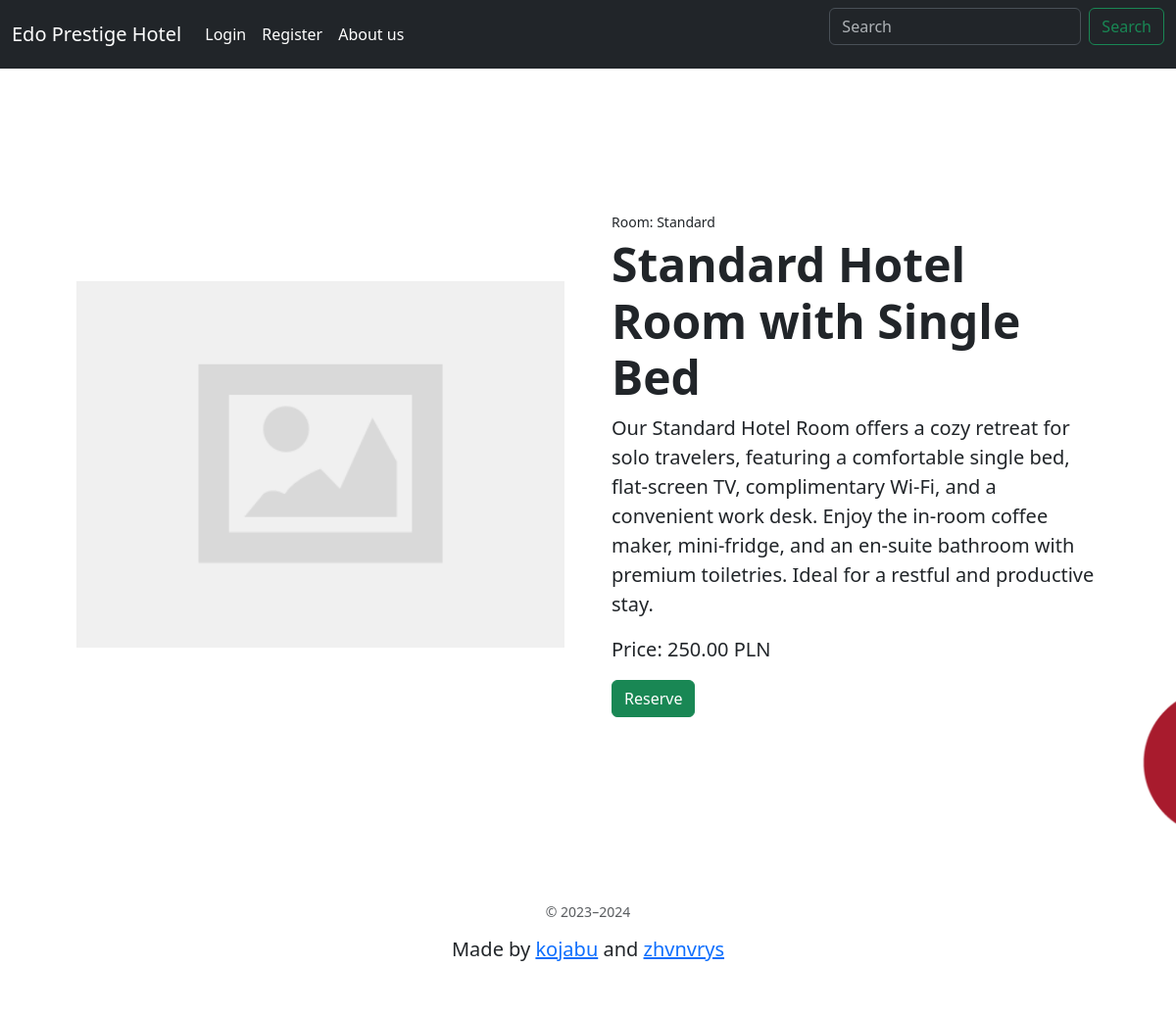
The page /room/1/ on the database its author committed.
### main/models.py (models this page shows, shortened)
class Room(models.Model):
    room_name = models.CharField(verbose_name='Room Name', max_length=100,default=False)
    room_number = models.CharField(verbose_name='Room Number',max_length=10, unique=True)
    room_type = models.ForeignKey(RoomType, on_delete=models.CASCADE)
    room_bed = models.ForeignKey(BedSize,on_delete=models.CASCADE)
    room_decription = models.TextField(verbose_name='Room Description', default=False)
    price = models.DecimalField(verbose_name='Room Price', max_digits=10, decimal_places=2)
    is_available = models.BooleanField(verbose_name='Room Status', default=True)
    photo = models.ImageField(verbose_name='Image of room', upload_to='photo/%Y/%m/%d/', default='/photo/2024/06/14/empty.png')

class RoomType(models.Model):
    name = models.CharField(verbose_name='Type of Room', max_length=100)
    def __str__(self):
        return self.name

### main/views.py (the view)
# urls.py: path('room/<int:room_id>/', views.detail, name='detail'),
def detail(request, room_id):
    try:
        room = Room.objects.get(id=room_id)
    except:
        return redirect('/')
    return render (request, 'main/detail.html', {'room': room})

### main/templates/main/detail.html (shortened to what this page needs)
<html lang="en" data-bs-theme="light"><head><script src="/docs/5.3/assets/js/color-modes.js"></script>
    {% load static %}
    {% block content %}
    <link rel="stylesheet" href="https://cdn.jsdelivr.net/npm/@docsearch/css@3">
<link href="/docs/5.3/dist/css/bootstrap.min.css" rel="stylesheet">
<link rel="stylesheet" href="https://cdn.jsdelivr.net/npm/bootstrap@5.3.2/dist/css/bootstrap.min.css">
    <link href="carousel.css" rel="stylesheet">
  </head>
  <body>
<header data-bs-theme="dark">
  <nav class="navbar navbar-expand-md navbar-dark fixed-top bg-dark">
    <div class="container-fluid">
      <a class="navbar-brand" href="{% url 'main:index' %}">Edo Prestige Hotel</a>
      <div class="collapse navbar-collapse" id="navbarCollapse">
        <ul class="navbar-nav me-auto mb-2 mb-md-0">
          {% if request.user.is_authenticated %}
          <li class="nav-item">
            <a class="nav-link active" href="{% url 'user_auth:profile' %}">Profile</a>
          </li>
          <li class="nav-item">
            <a class="nav-link active" href="{% url 'user_auth:logout' %}" >Logout</a>
          </li>
          {% else %}
          <li class="nav-item">
            <a class="nav-link active" href="{% url 'user_auth:login' %}">Login</a>
          </li>
          <li class="nav-item">
            <a class="nav-link active" href="{% url 'user_auth:register' %}">Register</a>
          </li>
          {% endif %}
          <li class="nav-item">
            <a class="nav-link active" aria-current="page" href="{% url 'main:about_us' %}">About us</a>
          </li>
        </ul>
        <form class="d-flex" role="search">
          <input class="form-control me-2" type="search" placeholder="Search" aria-label="Search">
          <button class="btn btn-outline-success" type="submit">Search</button>
        </form>
      </div>
    </div>
  </nav>
</header>
<main style="background-image: url({% static 'frame5.png' %}); background-size: cover;">
    <section class="py-5">
      <div class="container px-4 px-lg-5 my-5" style="padding-top: 10%;">
        <div class="row gx-4 gx-lg-5 align-items-center">
          <div class="col-md-6">
            <img class="card-img-top mb-5 mb-md-0" src="{{room.photo.url}}" alt="...">
          </div>
          <div class="col-md-6">
            <div class="small mb-1">Room: {{room.room_type}}</div>
            <h1 class="display-5 fw-bolder">{{room.room_name}}</h1>
            <p class="lead"><b>{{room.room_decription}}</b></p>
            <p class="lead"> <b>Price: {{room.price}} PLN</b></p>
            <a href="{% url 'main:make_reservation' room.id %}" class="btn btn-success">Reserve</a>
          </div>
        </div>
      </div>
    </section>
    <footer class="container py-5">
      <div class="row" style="text-align: center; padding-top: 4%;">
        <small class="d-block mb-3 text-body-secondary">&copy; 2023–2024</small>
        <h5>Made by <a href="https://github.com/kojabu">kojabu</a> and <a href="https://github.com/zhvnvrys">zhvnvrys</a></h5>
      </div>
  </footer>
  </main>
{% endblock %}

### rows shown on the page
Room: photo (placeholder picture), room_type "Standard", room_name "Standard Hotel Room with Single Bed", room_decription "Our Standard Hotel Room offers a cozy retreat for solo travelers, featuring a comfortable single bed, flat-screen TV, complimentary Wi-Fi, and a convenient work desk. Enjoy the in-room coffee maker, mini-fridge, and an en-suite bathroom with premium toiletries. Ideal for a restful and productive stay.", price "250.00"
